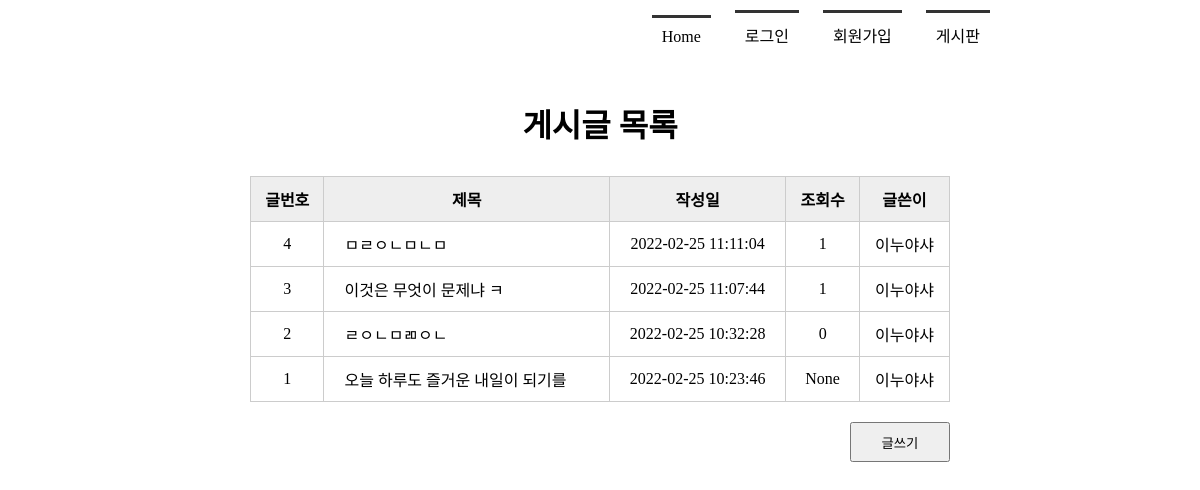
Page /boardlist/ on the committed database.
### tables this page shows
CREATE TABLE board(
            bno integer PRIMARY KEY AUTOINCREMENT,
            title text NOT NULL,
            content text NOT NULL,
            createDate timestamp date DEFAULT (datetime('now', 'localtime')),
            hit integer,
            mid char(5) NOT NULL,
            FOREIGN KEY(mid) REFERENCES member(mid) ON DELETE CASCADE
        );

### app.py (the view)
@app.route('/boardlist/')
def boardlist():
    rs = select_board()
    return render_template('boardlist.html', rs=rs)

### model/model_board.py (called while the page is built)
def select_board():
    conn = getconn()
    cur = conn.cursor()
    sql = "SELECT * FROM board ORDER BY bno DESC"
    cur.execute(sql)
    rs = cur.fetchall()
    conn.close()
    return rs

### model/model_member.py (called while the page is built)
def getconn():
    conn = sqlite3.connect("./member.db")
    return conn

### templates/boardlist.html (shortened to what this page needs)
<!DOCTYPE html>
<html lang="en">
<head>
    <link rel ="stylesheet" href="{{ url_for('static', filename= 'style.css') }}">
</head>
<body>
     <div id="container">
         {% include 'navbar.html' %}
         <section>
             <h1>게시글 목록</h1>
             <table class="tbl_board">
                 <tr>
                     <th>글번호</th><th>제목</th><th>작성일</th><th>조회수</th><th>글쓴이</th>
                 </tr>
                 {% for i in rs %}
                 <tr>
                     <td>{{ i[0] }}</td>
                     <td><a href="{{url_for('board_view', bno=i[0])}}">{{ i[1] }}</a></td>
                     <td>{{ i[3] }}</td>
                     <td>{{ i[4] }}</td>
                     <td>{{ i[5] }}</td>
                 </tr>
                 {% endfor %}
             </table>
             <div class="btn_write">
                 <button type="button"
                        onclick="location.href='/writing/'">글쓰기</button>
             </div>
         </section>
     </div>
</body>
</html>

### static/style.css (style rules this page uses)
* { margin : 0; padding: 0; }
#container { width: 1000px; margin: 0 auto; }
section { text-align: center; }
section h1 { font-size: 2em; margin-bottom: 30px; }
section table { width: 600px; margin: 0 auto; border-collapse: collapse; }
section table, th, td { border: 1px solid #ccc; padding: 10px }
section .tbl_board { width: 700px; }
section .tbl_board th { background: #eee; }
section .tbl_board a { text-decoration: none; color: #000; }
section .tbl_board td:nth-child(2) { text-align: left; padding-left: 20px; }
section .btn_write { text-align: right; margin: 20px 150px; }
section .btn_write button { width: 100px; height: 40px; }

### rows in the picture
board: bno "4", title "ㅁㄹㅇㄴㅁㄴㅁ", createDate "2022-02-25 11:11:04", hit "1", mid "이누야샤"
board: bno "3", title "이것은 무엇이 문제냐 ㅋ", createDate "2022-02-25 11:07:44", hit "1", mid "이누야샤"
board: bno "2", title "ㄹㅇㄴㅁㄻㅇㄴ", createDate "2022-02-25 10:32:28", hit "0", mid "이누야샤"
board: bno "1", title "오늘 하루도 즐거운 내일이 되기를", createDate "2022-02-25 10:23:46", i "None", mid "이누야샤"
